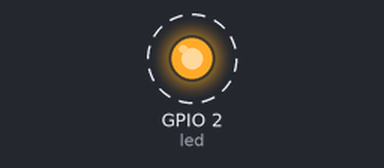
Bench run of a sketch on a simulated ESP32. Parts: output pins drawn as LEDs (lit = HIGH). Dashed ring = blinking. WiFi joins after 1.5 s; servers stay silent unless stated; what the sketch prints to the serial monitor is not drawn.

Above: at 1.7 s.
Timing chart, 0 to 4.5 s (numbered marks = the images above):
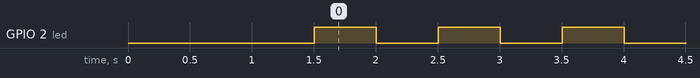

The sketch:

BasicOTA.ino
```cpp
#include "OTA23.h"

OTA23 ota23;
const char* ssid = "eball 2G";
const char* password = "0922981891";

const int led = 2;
unsigned long previousMillis = 0;
const unsigned long interval = 500;
int ledState = LOW;

void setup() {
  pinMode(led, OUTPUT);
  digitalWrite(led, 0);
  ota23.init(ssid, password, 115200);
}

void loop() {
  ota23.run();

  unsigned long currentMillis = millis();
  if (currentMillis - previousMillis >= interval) {
    previousMillis = currentMillis;
    ledState = !ledState;
    digitalWrite(led,  ledState);
  }
}
```

OTA23.cpp
```cpp
#include "Arduino.h"
#include "OTA23.h"

void OTA23::init(const char* ssid, const char* password, int baudrate){
  Serial.begin(baudrate);
  Serial.println("Booting");
  WiFi.mode(WIFI_STA);
  WiFi.begin(ssid, password);
  while (WiFi.waitForConnectResult() != WL_CONNECTED) {
    Serial.println("Connection Failed! Rebooting...");
    delay(5000);
    ESP.restart();
  }

  // Port defaults to 3232
  // ArduinoOTA.setPort(3232);

  // Hostname defaults to esp3232-[MAC]
  // ArduinoOTA.setHostname("myesp32");

  // No authentication by default
  // ArduinoOTA.setPassword("admin");

  // Password can be set with it's md5 value as well
  // MD5(admin) = 21232f297a57a5a743894a0e4a801fc3
  // ArduinoOTA.setPasswordHash("21232f297a57a5a743894a0e4a801fc3");

  ArduinoOTA
    .onStart([]() {
      String type;
      if (ArduinoOTA.getCommand() == U_FLASH)
        type = "sketch";
      else // U_SPIFFS
        type = "filesystem";

      // NOTE: if updating SPIFFS this would be the place to unmount SPIFFS using SPIFFS.end()
      Serial.println("Start updating " + type);
    })
    .onEnd([]() {
      Serial.println("\nEnd");
    })
    .onProgress([](unsigned int progress, unsigned int total) {
      Serial.printf("Progress: %u%%\r", (progress / (total / 100)));
    })
    .onError([](ota_error_t error) {
      Serial.printf("Error[%u]: ", error);
      if (error == OTA_AUTH_ERROR) Serial.println("Auth Failed");
      else if (error == OTA_BEGIN_ERROR) Serial.println("Begin Failed");
      else if (error == OTA_CONNECT_ERROR) Serial.println("Connect Failed");
      else if (error == OTA_RECEIVE_ERROR) Serial.println("Receive Failed");
      else if (error == OTA_END_ERROR) Serial.println("End Failed");
    });

  ArduinoOTA.begin();

  Serial.println("Ready");
  Serial.print("IP address: ");
  Serial.println(WiFi.localIP());
}

void OTA23::run(){
  ArduinoOTA.handle();
}
```

OTA23.h
```cpp
#ifndef OTA23_h
#define OTA23_h

#include <WiFi.h>
#include <ESPmDNS.h>
#include <WiFiUdp.h>
#include <ArduinoOTA.h>
#include "Arduino.h"

class OTA23{
  public:
    void init(const char* ssid, const char* password, int baudrate);
    void run();
};

#endif
```

Measured:
- by itself, GPIO 2 (led): alternates HIGH for 0.50 s and LOW for 0.50 s
